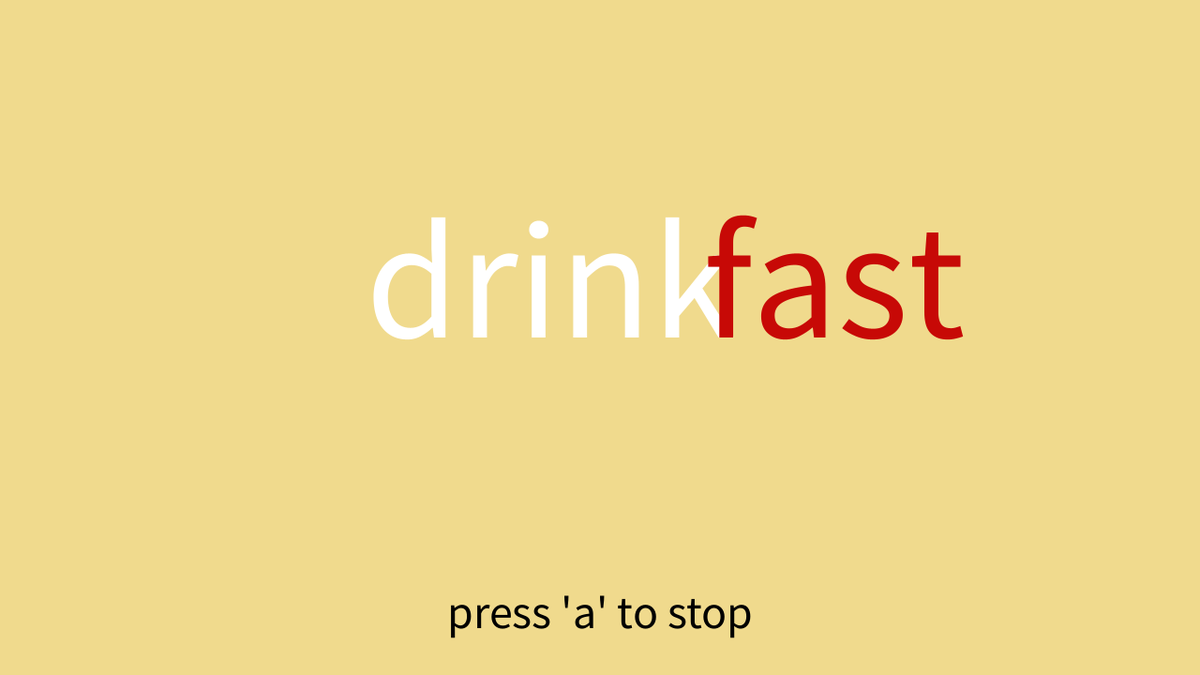
Frame 1 (no input)
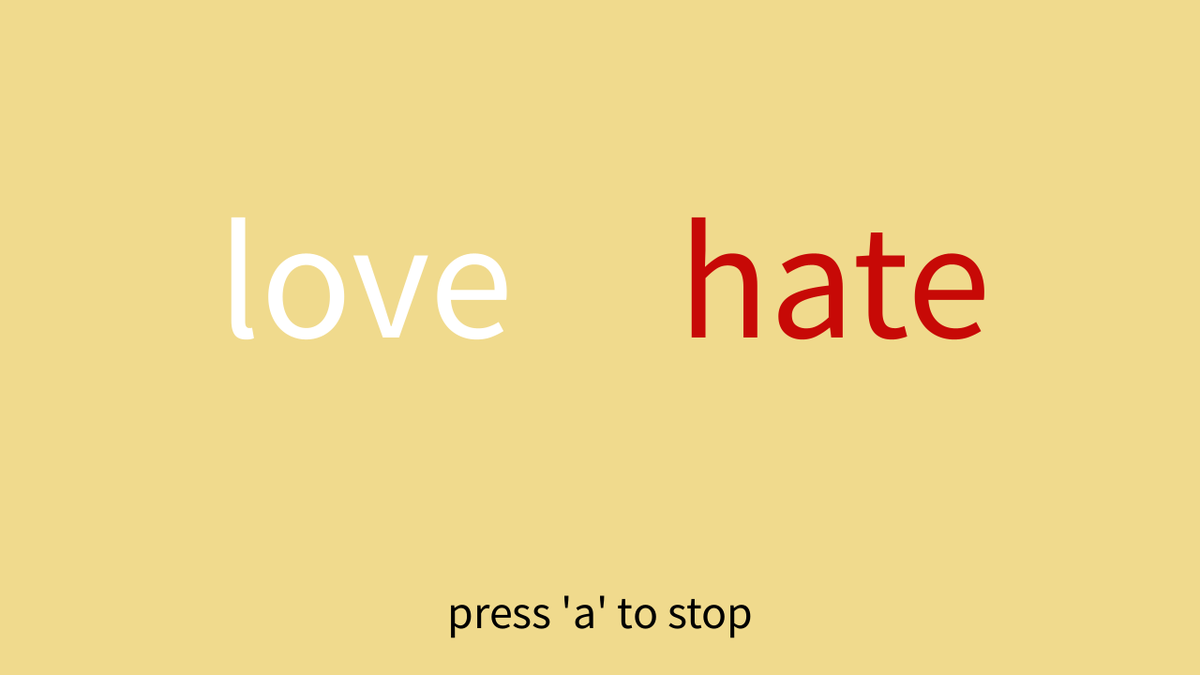
Frame 60 (the mouse pressed at the canvas centre just before this capture)
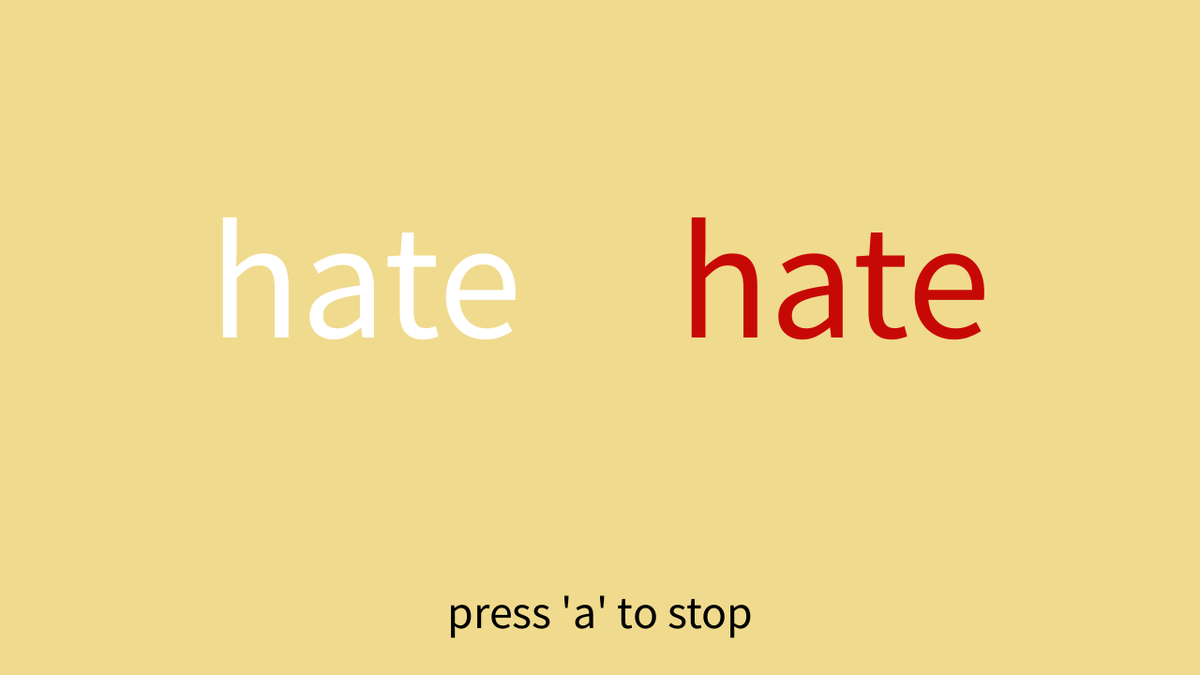
Frame 120 (the mouse held since frame 60 and released just before this capture)

The Processing sketch that drew these frames (run headless with seeded random() and noise(); from frame 60 on, the mouse is pressed at the canvas centre):

// Processing sketch: words_change
// ── words_change.pde

String[] leftWords = {
  "drink", "love", "hate", "die", "live"
};
String[] rightWords = {
  "fast", "young", "love", "hate"
};

int counterLeft=0; // counter for left words//
int counterRight=0; // counter for right words//


boolean cycleWords = true;


int bg; 




void setup () {
  
  

  frameRate(10);

  size (1280, 720);

  println(leftWords[0]);
}


void draw () {

  background(#F0DA8D);


  fill(255);
  textSize(180);
  text(leftWords[counterLeft], width/2-250, height/2);

  textAlign(CENTER);


  fill(#C70906);
  textSize(180);
  text(rightWords[counterRight], width/2+250, height/2);

  textAlign(CENTER);

  fill(0);
  textSize(50);
  text("press 'a' to stop", width/2, height-50);

  textAlign(CENTER);





  if (cycleWords == true) {
    
    counterLeft = (int)random(0,leftWords.length);
    counterRight = (int)random(0,rightWords.length);

   /* counterLeft++;// counterLeft= counterLeft + 1//

    counterRight++;



    if (counterLeft >= leftWords.length) {
      counterLeft=0;
    }

    if (counterRight>= rightWords.length) {
      counterRight=0;
    }*/
  }
}

void keyPressed() {
  if ( key == 'a') {
    
    if (cycleWords == true) {
      cycleWords = false;
    } else {
      cycleWords = true;
    }
    
    // next thing
    
    
  }
}
